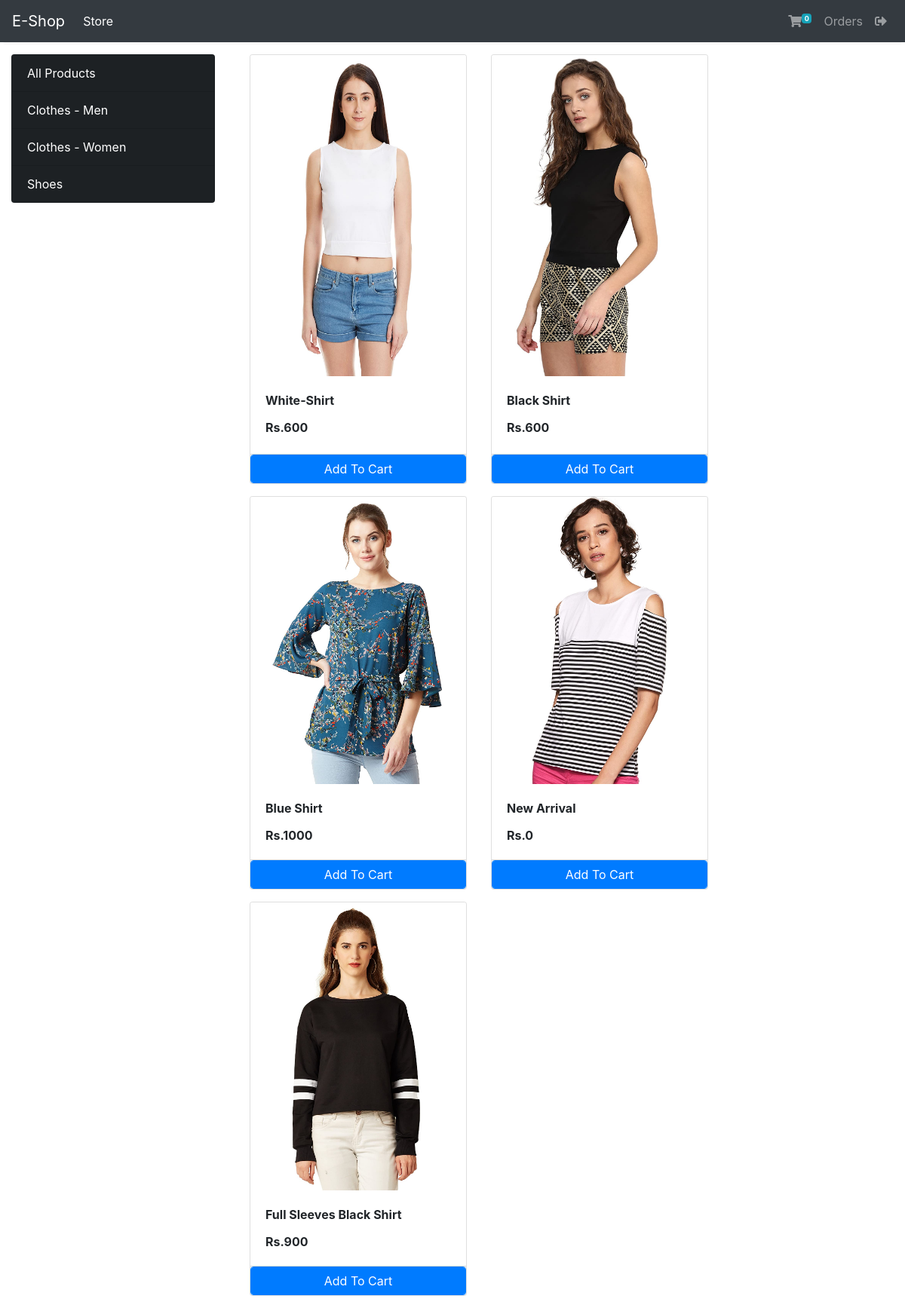
The page /store?category=2 (signed in) on the database its author committed.
### store/models/category.py (models this page shows, shortened)
class Category(models.Model):
    name = models.CharField(max_length=20)
    @staticmethod
    def get_all_categories():
        return Category.objects.all()

### store/models/product.py (models this page shows, shortened)
class Product(models.Model):
    name = models.CharField(max_length=50)
    price = models.IntegerField(default=0)
    description = models.CharField(max_length=200,default='', null=True, blank=True)
    image = models.ImageField(upload_to='uploads/products/')  # will create a folder called products and store file in it
    category = models.ForeignKey(Category, on_delete=models.CASCADE, default=1)
    @staticmethod
    def get_all_products_by_Categoryid(category_id):
        if category_id:
            return Product.objects.filter(category = category_id)
        else:
            return Product.get_all_products();

### store/views/home.py (the view)
# urls.py: path('', include('store.urls'))
def store(request):
    cart = request.session.get('cart')
    if not cart:
        request.session['cart'] = {}
    products = None
    categories = Category.get_all_categories()
    categoryID = request.GET.get('category')
    if categoryID:
        products = Product.get_all_products_by_Categoryid(categoryID)
    else:
        products = Product.get_all_products();
    data = {}
    data['products'] = products
    data['categories'] = categories
    print('you are : ', request.session.get('email'))
    return render(request, 'index.html', data)

### store/templatetags/cart.py (called while the page is built)
@register.filter(name='is_in_cart')
def is_in_cart(product, cart):
    keys = cart.keys()
    for id in keys:
        if int(id) == product.id:
            return True
    return False;

### store/templatetags/custom_filter.py (called while the page is built)
@register.filter(name='currency')
def currency(number):
    return "Rs." + str(number)

### store/templates/index.html (shortened to what this page needs)
{% extends 'base.html' %}
{% block content %}
{% load cart %}
{% load custom_filter %}
<div class="container-fluid mt-3">
	<div class="row">
		<div class="col-lg-3 mx-auto text-white">
			<div class="list-group">
				<a href="/" class="list-group-item list-group-item-action text-white">All Products</a>
				{% for category in categories %}
				<a href="/?category={{category.id}}"
					class="list-group-item list-group-item-action text-white">{{category.name}}</a>
				{% endfor %}
			</div>
		</div>
		<div id='products' class="col-lg-9 mx-auto">
			<div class="row mx-auto">
				{% for product in products %}
				<div class="card mx-3 mb-3" id={{product.id}} style="width: 18rem;">
					<img class="card-img-top h-75" src="{{product.image.url}}" alt="Card image cap">
					<div class="card-body">
						<p class="card-title"><b>{{product.name}}</b></p>
						<p class="card-text"><b>{{product.price|currency}}</b></p>
					</div>
					<div class="card-footer p-0 no-gutters">
						{% if product|is_in_cart:request.session.cart %}
						<div class="row no-gutters">
							<form action="/#{{product.id}}" class="col-2 " method="post">
								{% csrf_token %}
								<input hidden type="text" name='product' value='{{product.id}}'>
								<input hidden type="text" name='remove' value='True'>
								<input type="submit" value=" - " class="btn btn-block btn-light border-right">
							</form>
							<div class="text-center col">{{product|cart_quantity:request.session.cart}} in Cart</div>
							<form action="/#{{product.id}}" class="col-2 " method="post">
								{% csrf_token %}
								<input hidden type="text" name='product' value='{{product.id}}'>
								<input type="submit" value=" + " class="btn btn-block btn-light border-left">
							</form>
						</div>
						{% else %}
						<form action="/#{{product.id}}" method="POST" class="btn-block">
							<input type="submit" class="float-right btn btn-primary form-control"
								value="Add To Cart">
						</form>
						{% endif %}
					</div>
				</div>
				{% endfor %}
			</div>
		</div>
	</div>
</div>
{% endblock %}

### store/templates/index.html (style rules this page uses)
.list-group-item { background-color: #1d2124; }

### rows shown on the page
Category: name "Clothes - Men"
Category: name "Clothes - Women"
Category: name "Shoes"
Product: image (picture), name "White-Shirt", price "Rs.600"
Product: image (picture), name "Black Shirt", price "Rs.600"
Product: image (picture), name "Blue Shirt", price "Rs.1000"
Product: image (picture), name "New Arrival", price "Rs.0"
Product: image (picture), name "Full Sleeves Black Shirt", price "Rs.900"

### other values the page prints
{{ request.session.cart.keys|length }} "0"
